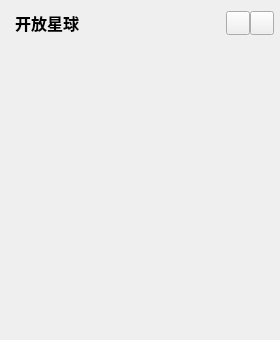
<?xml version="1.0" encoding="UTF-8"?>
<ui version="4.0">
 <class>ScanQRWidget</class>
 <widget class="QWidget" name="ScanQRWidget">
  <property name="geometry">
   <rect>
    <x>0</x>
    <y>0</y>
    <width>280</width>
    <height>340</height>
   </rect>
  </property>
  <property name="font">
   <font>
    <pointsize>14</pointsize>
   </font>
  </property>
  <property name="windowTitle">
   <string>ScanQRWidget</string>
  </property>
  <property name="styleSheet">
   <string notr="true"/>
  </property>
  <widget class="QStackedWidget" name="stackedWidget">
   <property name="geometry">
    <rect>
     <x>10</x>
     <y>40</y>
     <width>260</width>
     <height>290</height>
    </rect>
   </property>
  </widget>
  <widget class="QLabel" name="label">
   <property name="geometry">
    <rect>
     <x>0</x>
     <y>0</y>
     <width>280</width>
     <height>340</height>
    </rect>
   </property>
   <property name="text">
    <string/>
   </property>
  </widget>
  <widget class="QLabel" name="labelTitle">
   <property name="geometry">
    <rect>
     <x>11</x>
     <y>11</y>
     <width>69</width>
     <height>24</height>
    </rect>
   </property>
   <property name="minimumSize">
    <size>
     <width>0</width>
     <height>24</height>
    </size>
   </property>
   <property name="maximumSize">
    <size>
     <width>16777215</width>
     <height>24</height>
    </size>
   </property>
   <property name="font">
    <font>
     <family>微软雅黑</family>
     <pointsize>12</pointsize>
     <weight>75</weight>
     <bold>true</bold>
    </font>
   </property>
   <property name="text">
    <string> 开放星球</string>
   </property>
  </widget>
  <widget class="QPushButton" name="pushButtonSet">
   <property name="geometry">
    <rect>
     <x>226</x>
     <y>11</y>
     <width>24</width>
     <height>24</height>
    </rect>
   </property>
   <property name="sizePolicy">
    <sizepolicy hsizetype="Fixed" vsizetype="Fixed">
     <horstretch>0</horstretch>
     <verstretch>0</verstretch>
    </sizepolicy>
   </property>
   <property name="minimumSize">
    <size>
     <width>24</width>
     <height>24</height>
    </size>
   </property>
   <property name="maximumSize">
    <size>
     <width>24</width>
     <height>24</height>
    </size>
   </property>
   <property name="cursor">
    <cursorShape>PointingHandCursor</cursorShape>
   </property>
   <property name="autoFillBackground">
    <bool>false</bool>
   </property>
   <property name="text">
    <string/>
   </property>
  </widget>
  <widget class="QPushButton" name="pushButtonClose">
   <property name="geometry">
    <rect>
     <x>250</x>
     <y>11</y>
     <width>24</width>
     <height>24</height>
    </rect>
   </property>
   <property name="sizePolicy">
    <sizepolicy hsizetype="Fixed" vsizetype="Fixed">
     <horstretch>0</horstretch>
     <verstretch>0</verstretch>
    </sizepolicy>
   </property>
   <property name="minimumSize">
    <size>
     <width>24</width>
     <height>24</height>
    </size>
   </property>
   <property name="maximumSize">
    <size>
     <width>24</width>
     <height>24</height>
    </size>
   </property>
   <property name="cursor">
    <cursorShape>PointingHandCursor</cursorShape>
   </property>
   <property name="autoFillBackground">
    <bool>false</bool>
   </property>
   <property name="text">
    <string/>
   </property>
  </widget>
  <zorder>label</zorder>
  <zorder>stackedWidget</zorder>
  <zorder>labelTitle</zorder>
  <zorder>pushButtonClose</zorder>
  <zorder>pushButtonSet</zorder>
 </widget>
 <layoutdefault spacing="6" margin="11"/>
 <resources>
  <include location="../OpenPlanet/openplanet.qrc"/>
 </resources>
 <connections/>
</ui>
